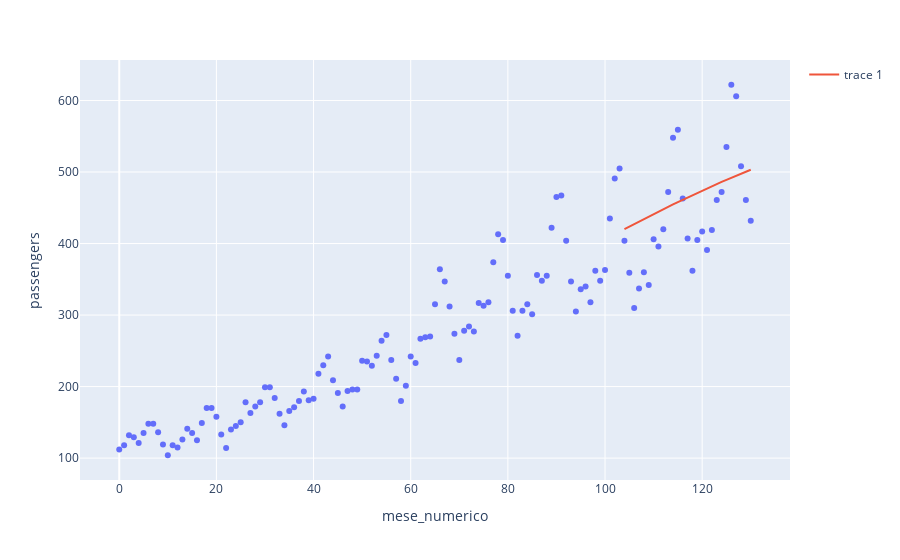

The notebook cell saved with this chart:
### Markdown cell above
### Es 1
Hai a disposizione un file `data.csv` contenente dati mensili di passeggeri con due colonne:

- `date`: data in formato `YYYY-MM` (mese/anno)
- `passengers`: numero di passeggeri per quel mese


Costruisci un modello di **regressione polinomiale** che approssima l’andamento del numero di passeggeri nel tempo.

1. Carica il dataset.
2. Convertilo in un formato numerico utilizzando una colonna `mese_numerico` che conti i mesi a partire da gennaio 1949.
3. Applica una regressione polinomiale (grado a tua scelta).
4. Calcola l’RMSE tra i valori reali e quelli predetti.
5. Visualizza i dati reali e la curva stimata con Plotly.

### Code cell
import pandas as pd
import matplotlib.pyplot as plt
import plotly.express as px
from sklearn.linear_model import LinearRegression
from sklearn.preprocessing import PolynomialFeatures
from sklearn.pipeline import make_pipeline
import numpy as np
from sklearn.model_selection import train_test_split
from sklearn.metrics import root_mean_squared_error
import plotly.graph_objects as go
import scipy
import math
from sklearn.metrics import r2_score


dati=pd.read_csv("/Users/michele/Downloads/data.csv")

df=pd.DataFrame(dati)
df["passengers"].dropna(inplace=True)

df["mese_numerico"]= range(len(df))
x=df[['mese_numerico']].values

y=df['passengers'].values
Xtrain, Xtest, ytrain, ytest =train_test_split(x,y,train_size=104, shuffle=False)

model_poly2 = make_pipeline(PolynomialFeatures(3), LinearRegression())
xpoly=model_poly2.fit(Xtrain, ytrain)
y_pred_poly2 = model_poly2.predict(Xtest)



rmse =  root_mean_squared_error(ytest, y_pred_poly2)
print("l'rmse vale " ,rmse)

fig =px.scatter(data_frame= df, x= "mese_numerico", y="passengers")

fig.add_scatter(x = df["mese_numerico"]+len(Xtrain), y=y_pred_poly2)

### Figure 1 — Plotly figure (JSON) as saved in the notebook; plotly's stock layout.template omitted (floating-point values rounded to 4 significant figures; data arrays with more than 128 entries replaced by an {"elided": "..."} marker saying what was removed)
{"data": [{"hovertemplate": "mese_numerico=%{x}<br>passengers=%{y}<extra></extra>", "legendgroup": "", "marker": {"color": "#636efa", "symbol": "circle"}, "mode": "markers", "name": "", "orientation": "v", "showlegend": false, "type": "scatter", "x": {"elided": "131 int values"}, "xaxis": "x", "y": {"elided": "131 int values"}, "yaxis": "y"}, {"type": "scatter", "x": {"elided": "131 int values"}, "y": [420.2, 423.7, 427.3, 430.8, 434.3, 437.7, 441.2, 444.6, 448.0, 451.3, 454.7, 458.0, 461.2, 464.5, 467.7, 470.8, 474.0, 477.1, 480.1, 483.2, 486.2, 489.1, 492.0, 494.9, 497.7, 500.5, 503.2]}], "layout": {"legend": {"tracegroupgap": 0}, "margin": {"t": 60}, "xaxis": {"anchor": "y", "domain": [0, 1], "title": {"text": "mese_numerico"}}, "yaxis": {"anchor": "x", "domain": [0, 1], "title": {"text": "passengers"}}}}
